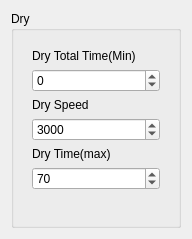
<?xml version="1.0" encoding="UTF-8"?>
<ui version="4.0">
 <class>DryWidget</class>
 <widget class="QWidget" name="DryWidget">
  <property name="geometry">
   <rect>
    <x>0</x>
    <y>0</y>
    <width>154</width>
    <height>184</height>
   </rect>
  </property>
  <property name="windowTitle">
   <string>Form</string>
  </property>
  <layout class="QGridLayout" name="gridLayout_4">
   <item row="0" column="0">
    <widget class="QGroupBox" name="groupBox">
     <property name="sizePolicy">
      <sizepolicy hsizetype="Minimum" vsizetype="Minimum">
       <horstretch>0</horstretch>
       <verstretch>0</verstretch>
      </sizepolicy>
     </property>
     <property name="title">
      <string>Dry</string>
     </property>
     <layout class="QGridLayout" name="gridLayout">
      <item row="0" column="0">
       <widget class="QWidget" name="widgetSpeed" native="true">
        <layout class="QGridLayout" name="gridLayout_2">
         <property name="leftMargin">
          <number>0</number>
         </property>
         <property name="topMargin">
          <number>0</number>
         </property>
         <property name="rightMargin">
          <number>0</number>
         </property>
         <property name="bottomMargin">
          <number>0</number>
         </property>
         <property name="spacing">
          <number>0</number>
         </property>
         <item row="0" column="0">
          <widget class="QWidget" name="widgetTotalTime" native="true">
           <layout class="QVBoxLayout" name="verticalLayout_6">
            <item>
             <layout class="QVBoxLayout" name="verticalLayout">
              <item>
               <widget class="QLabel" name="label_3">
                <property name="text">
                 <string>Dry Total Time(Min)</string>
                </property>
               </widget>
              </item>
              <item>
               <widget class="QSpinBox" name="spinDryTime">
                <property name="buttonSymbols">
                 <enum>QAbstractSpinBox::UpDownArrows</enum>
                </property>
                <property name="accelerated">
                 <bool>true</bool>
                </property>
                <property name="minimum">
                 <number>-2147483647</number>
                </property>
                <property name="maximum">
                 <number>2147483647</number>
                </property>
               </widget>
              </item>
             </layout>
            </item>
            <item>
             <layout class="QVBoxLayout" name="verticalLayout_2">
              <item>
               <widget class="QLabel" name="label_5">
                <property name="text">
                 <string>Dry Speed</string>
                </property>
               </widget>
              </item>
              <item>
               <widget class="QSpinBox" name="spinDrySpeed">
                <property name="buttonSymbols">
                 <enum>QAbstractSpinBox::UpDownArrows</enum>
                </property>
                <property name="accelerated">
                 <bool>true</bool>
                </property>
                <property name="minimum">
                 <number>-2147483647</number>
                </property>
                <property name="maximum">
                 <number>2147483647</number>
                </property>
                <property name="value">
                 <number>3000</number>
                </property>
               </widget>
              </item>
             </layout>
            </item>
            <item>
             <layout class="QVBoxLayout" name="verticalLayout_3">
              <item>
               <widget class="QLabel" name="label_6">
                <property name="text">
                 <string>Dry Time(max)</string>
                </property>
               </widget>
              </item>
              <item>
               <widget class="QSpinBox" name="spinDryMaxTime">
                <property name="buttonSymbols">
                 <enum>QAbstractSpinBox::UpDownArrows</enum>
                </property>
                <property name="accelerated">
                 <bool>true</bool>
                </property>
                <property name="minimum">
                 <number>-2147483647</number>
                </property>
                <property name="maximum">
                 <number>2147483647</number>
                </property>
                <property name="value">
                 <number>70</number>
                </property>
               </widget>
              </item>
             </layout>
            </item>
            <item>
             <spacer name="verticalSpacer">
              <property name="orientation">
               <enum>Qt::Vertical</enum>
              </property>
              <property name="sizeHint" stdset="0">
               <size>
                <width>128</width>
                <height>17</height>
               </size>
              </property>
             </spacer>
            </item>
           </layout>
          </widget>
         </item>
        </layout>
       </widget>
      </item>
     </layout>
    </widget>
   </item>
  </layout>
 </widget>
 <resources/>
 <connections/>
</ui>
